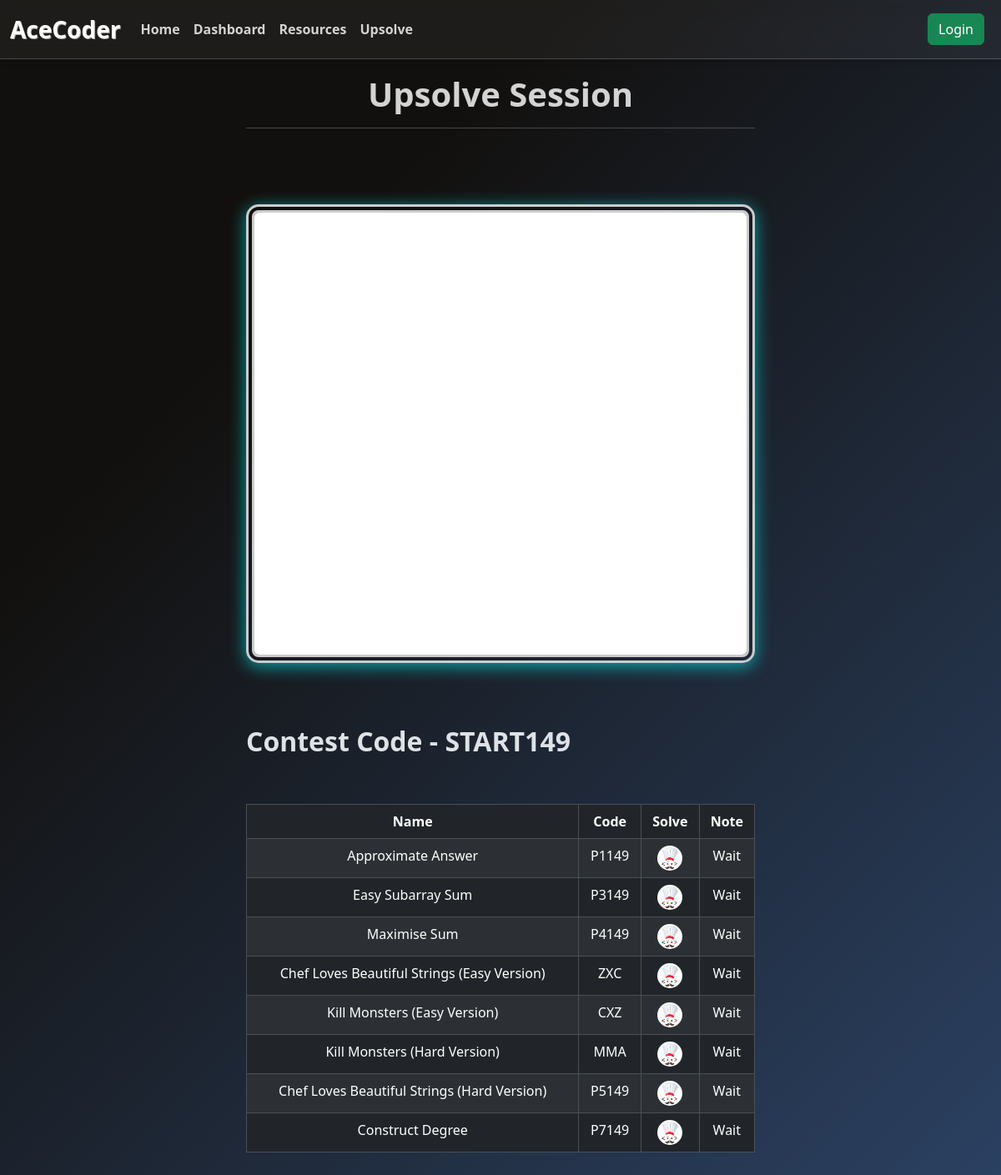
Screenshot of /upsolve/START149/ with the database file from the repository.
### upsolve/models.py (models this page shows, shortened)
class Contest(models.Model):
    name = models.CharField(max_length=10, primary_key=True)
    contest = models.CharField(max_length=50)
    link = models.URLField()
    solution_link = models.URLField(default='')
    date = models.DateField()
    duration = models.SmallIntegerField()
    contest_problems = models.ManyToManyField(ContestProblem)

class ContestProblem(models.Model):
    name = models.CharField(max_length=100)
    code = models.CharField(max_length=50)
    problem_link = models.URLField(default='')
    successful_submissions = models.IntegerField()
    accuracy = models.FloatField()

### upsolve/views.py (the view)
# urls.py: path("<str:contest_name>/", views.contest_page, name="contest_page")
def contest_page(request, contest_name):
    contest = get_object_or_404(Contest, name=contest_name)
    solution_link = contest.solution_link
    problems = contest.contest_problems.all()
    context = {
        'contest_name': contest_name,
        'problems': problems,
        'solution_link': solution_link
    }
    return render(request, 'contest_page.html', context)

### AceCoder/context_processors.py (called while the page is built)
def add_is_admin(request):
    is_admin = False
    if request.user.is_authenticated:
        is_admin = request.user.groups.filter(name='admin').exists()
    return {'is_admin': is_admin}

### upsolve/templates/contest_page.html (shortened to what this page needs)
{% extends "resources_base.html" %}
{% load static %}
{% block content %}
<h1 style="font-weight: bold; text-align: center; color: lightgrey">Upsolve Session</h1>
<hr>
<div class="d-flex justify-content-center align-items-center" style="height: 700px; justify-content: center">
    <div class="iframe-container">
        <iframe width="1000" height="550" src="https://www.youtube.com/embed/{{solution_link|slice:"32:"}}" frameborder="0" allow="accelerometer; autoplay; clipboard-write; encrypted-media; gyroscope; picture-in-picture" allowfullscreen></iframe>
    </div>
</div>
<h2 style="font-weight: bold"> Contest Code - {{contest_name}} </h2>
    <br><br>
    <div class="table-responsive">
        <table class="table table-striped table-bordered">
            <thead>
                <tr style="text-align: center">
                    <th> Name </th>
                    <th> Code </th>
                    <th> Solve </th>
                    <th> Note </th>
                </tr>
            </thead>
            <tbody>
                {% for problem in problems %}
                <tr style="text-align: center">
                    <td> {{problem.name}} </td>
                    <td> {{problem.code}} </td>
                    <td> <a href="{{problem.problem_link}}" target="_blank"> <img src="{% static "Images/codechef_icon.jpg" %}" alt="cf" style="width:30px; height:30px; border-radius: 50%"> </a> </td>
                    <td> Wait </td>
                </tr>
                {% endfor %}
            </tbody>
        </table>
    </div>
{% endblock %}

### resources/templates/resources_base.html (style rules this page uses)
html, body { min-height: 100vh; margin: 0; }

### upsolve/templates/contest_page.html (style rules this page uses)
.iframe-container { position: relative; width: 1000px; height: 550px; border: 10px double #ccc; border-radius: 15px; box-shadow: 0 4px 20px rgba(0, 255, 255, 0.6); overflow: hidden; }
.iframe-container iframe { width: 100%; height: 100%; border: none; }

### rows the page displays
ContestProblem: name "Approximate Answer", code "P1149"
ContestProblem: name "Easy Subarray Sum", code "P3149"
ContestProblem: name "Maximise Sum", code "P4149"
ContestProblem: name "Chef Loves Beautiful Strings (Easy Version)", code "ZXC"
ContestProblem: name "Kill Monsters (Easy Version)", code "CXZ"
ContestProblem: name "Kill Monsters (Hard Version)", code "MMA"
ContestProblem: name "Chef Loves Beautiful Strings (Hard Version)", code "P5149"
ContestProblem: name "Construct Degree", code "P7149"

### other values shown
{{ contest_name }} "START149"
